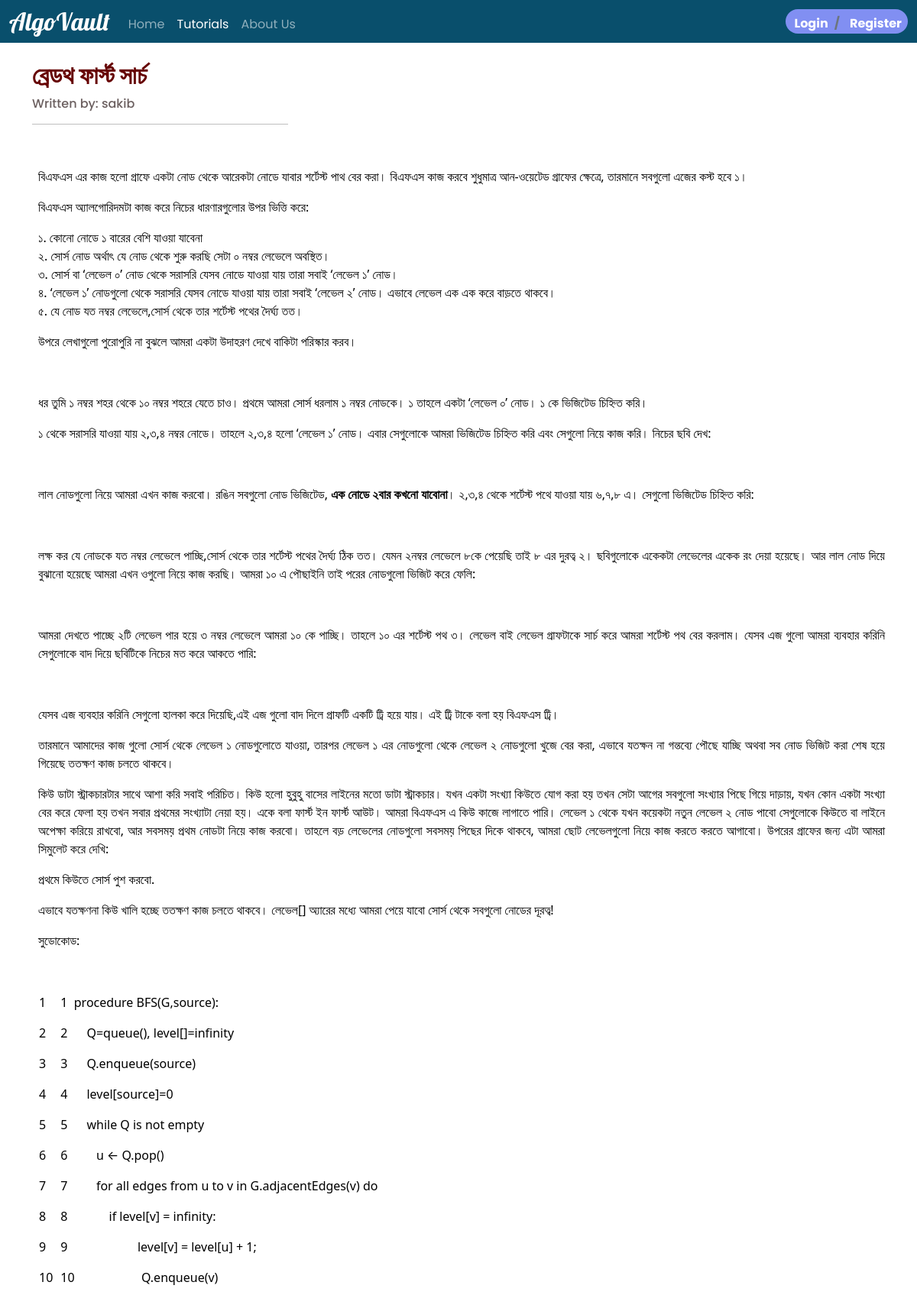
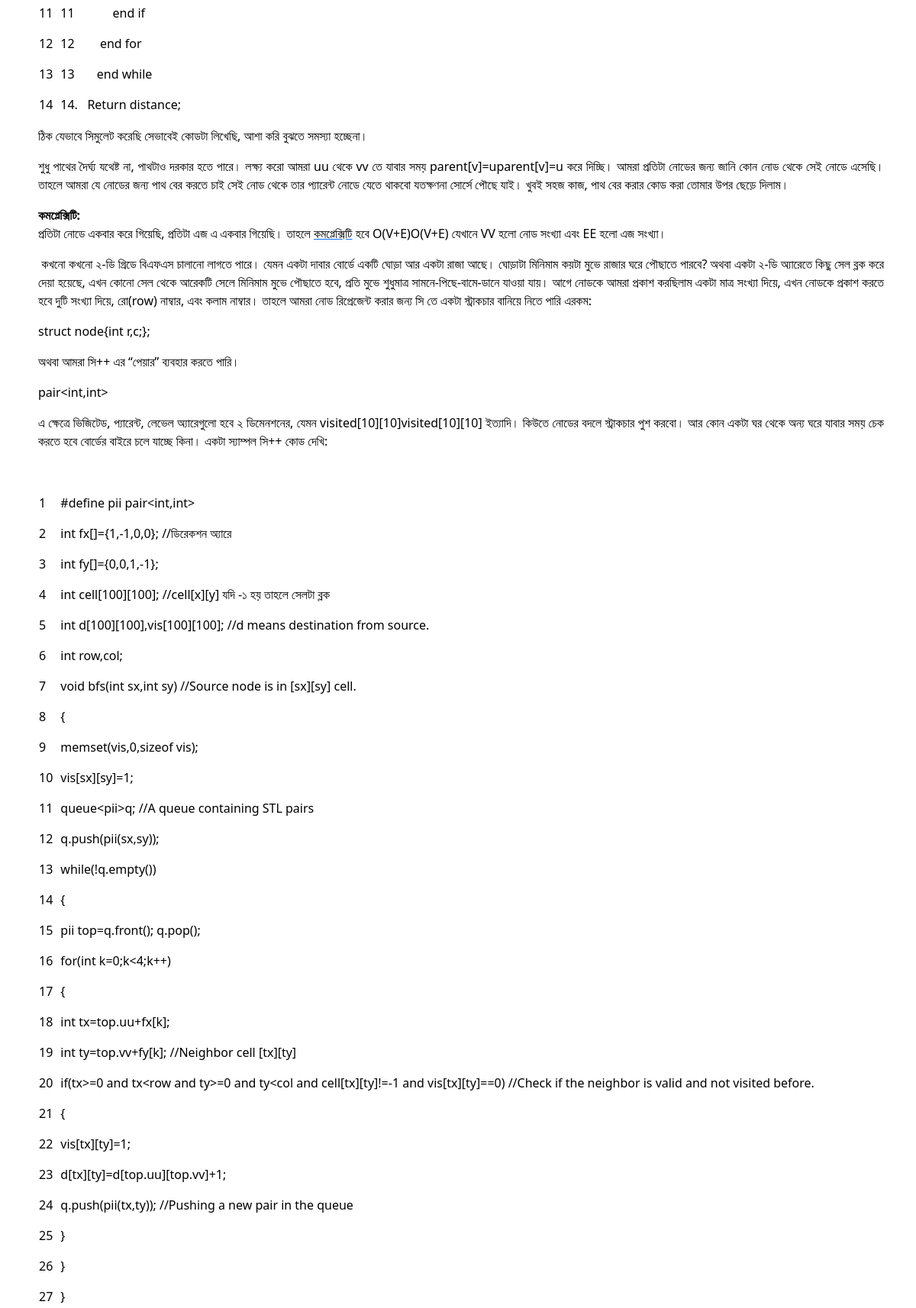
The app's page /details/19 (upper part) with its own data (2 pictures, top to bottom).
### main_app/models.py (models this page shows, shortened)
class Tutorial(models.Model):
    tag_choices = (
        ('প্রোগ্রামিং বাসিক', 'রোগ্রামিং বাসিক'),
        ('নাম্বার থিওরি', 'নাম্বার থিওরি'),
        ('ডাটা স্ট্রাকচার', 'ডাটা স্ট্রাকচার'),
        ('ডাইনামিক প্রোগ্রামিং', 'ডাইনামিক প্রোগ্রামিং'),
        ('গ্রাফ থিওরি', 'গ্রাফ থিওরি')
    )
    level_choices = (
        (1, 1), (2, 2), (3, 3), (4, 4), (5, 5)
    )
    title = models.CharField(max_length=200, null=True)
    tag = models.CharField(max_length=100, choices=tag_choices)
    level = models.IntegerField(null=True, choices=level_choices)
    content = RichTextField()
    isApproved = models.BooleanField(default=False)
    author = models.ForeignKey(User, on_delete=models.CASCADE)

### main_app/views.py (the view)
# urls.py: path('details/<tut_id>', views.tutorial_details, name='tutDetails'),
def tutorial_details(request, tut_id):
    tut_obj = Tutorial.objects.filter(id=tut_id).first()
    done = False
    try:
        read = Reading_list.objects.filter(user=request.user, article__id=tut_id).first()
        if read is not None:
            done = True
    except:
        pass
    return render(request, 'main_app/tutorialdetails.html', {'tutorial': tut_obj, 'read': done})

### main_app/Templates/main_app/tutorialdetails.html (shortened to what this page needs)
<!DOCTYPE html>
{% load static %}
<html lang="en">
<head>
   <link rel="stylesheet" href="{% static 'main_app/tutorialdetails.css' %}">
    <link rel="stylesheet" href="{% static 'main_app/all.css' %}">
    <link rel="stylesheet" href="{% static 'main_app/bootstrap.min.css' %}">
</head>
<body>
    <section>
   <nav class="navbar navbar-expand-md navbar-dark">
    <div class="container-fluid">
      <a class="navbar-brand" href="{% url 'home' %}">AlgoVault</a>
    <div class="collapse navbar-collapse" id="navbarSupportedContent">
        <ul class="navbar-nav me-auto mb-1 ">
        <li class="nav-item">
            <a class="nav-link"  href="{% url 'home' %}">Home</a>
        </li>
        <li class="nav-item">
            <a class="nav-link active" area-current="page" href="{% url 'tutorials' %}">Tutorials</a>
        </li>
        <li class="nav-item">
            <a class="nav-link" href="{% url 'aboutUs' %}">About Us</a>
        </li>
        </ul>
    {% if user.is_authenticated %}
        <form class="d-flex">
            <div class="dropdown">
                <button class="btn btn-info dropdown-toggle" type="button" id="dropdownMenuButton" data-toggle="dropdown" aria-haspopup="true" aria-expanded="false">
                    {{ user.username }}
                </button>
                <div class="dropdown-menu " aria-labelledby="dropdownMenuButton">
                    <a class="dropdown-item" href="{% url 'profile' %}">Profile</a>
                            <a class="dropdown-item" href="{% url 'approvedposts' %}">My Posts</a>
                            <a class="dropdown-item" href="{% url 'progress' %}">My Progress</a>
                </div>
            </div>
            <button style="background-color: #818FF2;padding: 5px 5px;border: 0;font-family: 'poppins',sans-serif;font-style: normal;font-weight: 400;color: #FFFFFF;font-size: 1rem;width: 113px;border-radius: 4px;margin-right: 10px;margin-left: 1.5vw;" class="btn btn-primary" type="submit" formaction="{% url 'logout' %}">Log Out</button>
        </form>
    {% else %}
        <div class="box ">
            <div class="breadcrumb">
              <li class="breadcrumb-item"><a href="{% url 'login' %}">Login</a></li>
              <li class="breadcrumb-item"><a href="{% url 'signup' %}">Register</a></li>
            </div>
        </div>
    {% endif %}
    </div>
    </div>
    </nav>
    </section>
    <div class="container">
        <h2 class="heading">{{ tutorial.title }}</h2>
        <h6>Written by: {{ tutorial.author.username }}</h6>
        <hr class="hr1">
<br>
<p>{{ tutorial.content | safe }}</p>
            <br><br>
</body>
</html>

### main_app/static/main_app/tutorialdetails.css (style rules this page uses)
body { background-color: FFFFFF !important; color: rgb(204, 204, 204) !important; }
.navbar { background-color: #094F6C; height: 7vh!important; }
.navbar-brand { font-family: 'Lobster', cursive; font-style: normal; font-weight: normal; font-size: 2rem!important; font-weight: 500; }
.box { font-family: 'Poppins'; font-weight: bold; border: 0px solid #818FF2; background-color: #818FF2; border-radius: 30px; height: 4vh; width: 160px; padding: 6.5px; }
.box li a { font-size: 1rem; margin-left: 5px; margin-top: 20px; align-items: center; color: #fff; text-decoration: none; }
.nav-link { font-family: 'Poppins', sans-serif; font-style: normal; font-size: 1em; line-height: 0px; justify-content: space-between; margin-top: 1.5vh; }
.heading { color: #660000; font-family: 'Poppins', sans-serif; font-weight: 700; margin-top: 3vh; }
h6 { font-family: 'Poppins', sans-serif; color: rgb(107, 95, 95); }
p { color: black; margin-left: 1vh; text-align: justify; }
.hr1 { color: black !important; width: 30%; }

### records on screen
Tutorial: title "ব্রেডথ ফার্স্ট সার্চ", author.username "sakib", content "বিএফএস এর কাজ হলো গ্রাফে একটা নোড থেকে আরেকটা নোডে যাবার শর্টেস্ট পাথ বের করা। বিএফএস কাজ করবে শুধুমাত্র আন-ওয়েটেড গ্রাফের ক্ষেত্রে, তারমানে সবগুলো এজের কস্ট হবে ১। বিএফএস অ্যালগোরিদমটা কাজ করে নিচের ধারণারগুলোর উপর ভিত্তি করে: ১. কোনো নোডে ১ বারের বেশি যাওয়া যাবেনা ২. সোর্স নোড অর্থাৎ যে নোড থেকে শুরু করছি সেটা ০ নম্বর লেভেলে অবস্থিত। ৩. সোর্স বা ‘লেভেল ০’ নোড থেকে সরাসরি যেসব নোডে যাওয়া যায় তারা সবাই ‘লেভেল ১’ নোড। ৪. ‘লেভেল ১’ নোডগুলো থেকে সরাসরি যেসব নোডে যাওয়া যায় তারা সবাই ‘লেভেল ২’ নোড। এভাবে লেভেল এক এক করে বাড়তে থাকবে। ৫. যে নোড যত নম্বর লেভেলে,সোর্স থেকে তার শর্টেস্ট পথের দৈর্ঘ্য তত। উপরে লেখাগুলো পুরোপুরি না বুঝলে আমরা একটা উদাহরণ দেখে বাকিটা পরিস্কার করব।…"
